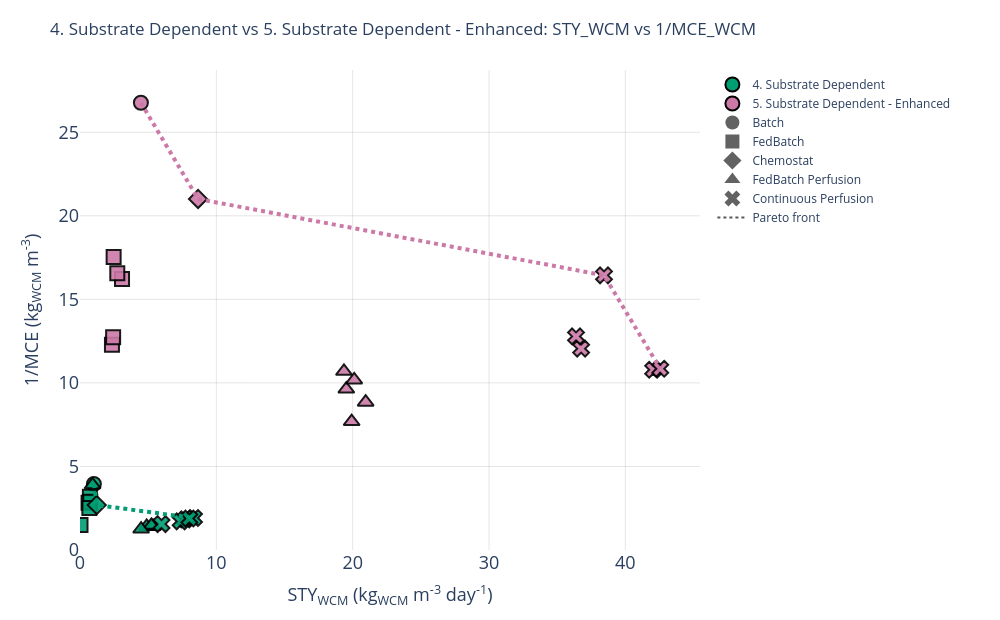

The cell this chart's notebook holds for it:
### Code cell
# STY_WCM vs 1/MCE (WCM) Pareto Front

MCE_CONFIG = {
    "source_column": "medium_conversion_efficiency_m3_kg_WCM",
    "inverse_column": "inverse_medium_conversion_efficiency_kg_m3_WCM",
    "metric_name": "medium conversion efficiency (WCM)",
    "abbreviation": "MCE_WCM",
    "inverse_label": "1/MCE (kg<sub>WCM</sub> m<sup>-3</sup>)",
    "show_meat_benchmarks": SHOW_MEAT_BENCHMARKS,
}
MCE_OUTPUT_PATH = OUTPUT_DIR / f"pareto_{CAMPAIGN_SLUG}_sty_wcm_vs_inverse_medium_conversion_wcm.svg"

fig_mce, fronts_mce = create_conversion_pareto_figure(points_all, **MCE_CONFIG)
fig_mce.show()
export_figure(fig_mce, MCE_OUTPUT_PATH)

### Figure 1 — Plotly figure (JSON) as saved in the notebook; plotly's stock layout.template omitted (floating-point values rounded to 4 significant figures)
{"data": [{"customdata": [["4. Substrate Dependent", "Batch", "batch", 0.2532]], "hovertemplate": "<b>%{customdata[0]}</b><br>Mode: %{customdata[1]}<br>Run: %{customdata[2]}<br>Medium conversion efficiency (wcm): %{customdata[3]:.2f}<br>STY<sub>WCM</sub>: %{x:.2f} kg/m³/day<br>1/MCE_WCM: %{y:.2f}<extra></extra>", "marker": {"color": "#009E73", "line": {"color": "black", "width": 2}, "opacity": 0.9, "size": 14, "symbol": "circle"}, "mode": "markers", "showlegend": false, "type": "scatter", "x": [1.02], "y": [3.949]}, {"customdata": [["4. Substrate Dependent", "FedBatch", "fedbatch_constant", 0.3139], ["4. Substrate Dependent", "FedBatch", "fedbatch_csfr", 0.3531], ["4. Substrate Dependent", "FedBatch", "fedbatch_exponential", 0.3469], ["4. Substrate Dependent", "FedBatch", "fedbatch_gsp", 0.6689], ["4. Substrate Dependent", "FedBatch", "fedbatch_linear", 0.3971]], "hovertemplate": "<b>%{customdata[0]}</b><br>Mode: %{customdata[1]}<br>Run: %{customdata[2]}<br>Medium conversion efficiency (wcm): %{customdata[3]:.2f}<br>STY<sub>WCM</sub>: %{x:.2f} kg/m³/day<br>1/MCE_WCM: %{y:.2f}<extra></extra>", "marker": {"color": "#009E73", "line": {"color": "black", "width": 2}, "opacity": 0.9, "size": 14, "symbol": "square"}, "mode": "markers", "showlegend": false, "type": "scatter", "x": [0.7249, 0.6283, 0.7541, 0.03648, 0.6857], "y": [3.185, 2.832, 2.883, 1.495, 2.518]}, {"customdata": [["4. Substrate Dependent", "Chemostat", "chemostat", 0.3713]], "hovertemplate": "<b>%{customdata[0]}</b><br>Mode: %{customdata[1]}<br>Run: %{customdata[2]}<br>Medium conversion efficiency (wcm): %{customdata[3]:.2f}<br>STY<sub>WCM</sub>: %{x:.2f} kg/m³/day<br>1/MCE_WCM: %{y:.2f}<extra></extra>", "marker": {"color": "#009E73", "line": {"color": "black", "width": 2}, "opacity": 0.9, "size": 14, "symbol": "diamond"}, "mode": "markers", "showlegend": false, "type": "scatter", "x": [1.227], "y": [2.693]}, {"customdata": [["4. Substrate Dependent", "FedBatch Perfusion", "cf_constant", 0.7109], ["4. Substrate Dependent", "FedBatch Perfusion", "cf_cspr", 0.7074], ["4. Substrate Dependent", "FedBatch Perfusion", "cf_gsp", 0.2564], ["4. Substrate Dependent", "FedBatch Perfusion", "cf_tbp", 0.6769], ["4. Substrate Dependent", "FedBatch Perfusion", "cf_tbs", 0.7996]], "hovertemplate": "<b>%{customdata[0]}</b><br>Mode: %{customdata[1]}<br>Run: %{customdata[2]}<br>Medium conversion efficiency (wcm): %{customdata[3]:.2f}<br>STY<sub>WCM</sub>: %{x:.2f} kg/m³/day<br>1/MCE_WCM: %{y:.2f}<extra></extra>", "marker": {"color": "#009E73", "line": {"color": "black", "width": 2}, "opacity": 0.9, "size": 14, "symbol": "triangle-up"}, "mode": "markers", "showlegend": false, "type": "scatter", "x": [4.89, 5.348, 0.9224, 5.235, 4.483], "y": [1.407, 1.414, 3.9, 1.477, 1.251]}, {"customdata": [["4. Substrate Dependent", "Continuous Perfusion", "cp_constant", 0.547], ["4. Substrate Dependent", "Continuous Perfusion", "cp_cspr", 0.5225], ["4. Substrate Dependent", "Continuous Perfusion", "cp_gsp", 0.6441], ["4. Substrate Dependent", "Continuous Perfusion", "cp_tbp", 0.5832], ["4. Substrate Dependent", "Continuous Perfusion", "cp_tbs", 0.5298]], "hovertemplate": "<b>%{customdata[0]}</b><br>Mode: %{customdata[1]}<br>Run: %{customdata[2]}<br>Medium conversion efficiency (wcm): %{customdata[3]:.2f}<br>STY<sub>WCM</sub>: %{x:.2f} kg/m³/day<br>1/MCE_WCM: %{y:.2f}<extra></extra>", "marker": {"color": "#009E73", "line": {"color": "black", "width": 2}, "opacity": 0.9, "size": 14, "symbol": "x"}, "mode": "markers", "showlegend": false, "type": "scatter", "x": [7.722, 8.364, 5.979, 7.381, 8.024], "y": [1.828, 1.914, 1.553, 1.715, 1.887]}, {"hovertemplate": "<b>4. Substrate Dependent Pareto front</b><br>STY<sub>WCM</sub>: %{x:.2f} kg/m³/day<br>1/MCE (kg<sub>WCM</sub> m<sup>-3</sup>): %{y:.2f}<extra></extra>", "line": {"color": "#009E73", "dash": "dot", "width": 4}, "mode": "lines", "showlegend": false, "type": "scatter", "x": [1.02, 1.227, 8.364], "y": [3.949, 2.693, 1.914]}, {"customdata": [["5. Substrate Dependent - Enhanced", "Batch", "batch", 0.03736]], "hovertemplate": "<b>%{customdata[0]}</b><br>Mode: %{customdata[1]}<br>Run: %{customdata[2]}<br>Medium conversion efficiency (wcm): %{customdata[3]:.2f}<br>STY<sub>WCM</sub>: %{x:.2f} kg/m³/day<br>1/MCE_WCM: %{y:.2f}<extra></extra>", "marker": {"color": "#CC79A7", "line": {"color": "black", "width": 2}, "opacity": 0.9, "size": 14, "symbol": "circle"}, "mode": "markers", "showlegend": false, "type": "scatter", "x": [4.468], "y": [26.77]}, {"customdata": [["5. Substrate Dependent - Enhanced", "FedBatch", "fedbatch_constant", 0.08138], ["5. Substrate Dependent - Enhanced", "FedBatch", "fedbatch_csfr", 0.07858], ["5. Substrate Dependent - Enhanced", "FedBatch", "fedbatch_exponential", 0.06167], ["5. Substrate Dependent - Enhanced", "FedBatch", "fedbatch_gsp", 0.0604], ["5. Substrate Dependent - Enhanced", "FedBatch", "fedbatch_linear", 0.05704]], "hovertemplate": "<b>%{customdata[0]}</b><br>Mode: %{customdata[1]}<br>Run: %{customdata[2]}<br>Medium conversion efficiency (wcm): %{customdata[3]:.2f}<br>STY<sub>WCM</sub>: %{x:.2f} kg/m³/day<br>1/MCE_WCM: %{y:.2f}<extra></extra>", "marker": {"color": "#CC79A7", "line": {"color": "black", "width": 2}, "opacity": 0.9, "size": 14, "symbol": "square"}, "mode": "markers", "showlegend": false, "type": "scatter", "x": [2.344, 2.43, 3.082, 2.735, 2.466], "y": [12.29, 12.73, 16.22, 16.56, 17.53]}, {"customdata": [["5. Substrate Dependent - Enhanced", "Chemostat", "chemostat", 0.0476]], "hovertemplate": "<b>%{customdata[0]}</b><br>Mode: %{customdata[1]}<br>Run: %{customdata[2]}<br>Medium conversion efficiency (wcm): %{customdata[3]:.2f}<br>STY<sub>WCM</sub>: %{x:.2f} kg/m³/day<br>1/MCE_WCM: %{y:.2f}<extra></extra>", "marker": {"color": "#CC79A7", "line": {"color": "black", "width": 2}, "opacity": 0.9, "size": 14, "symbol": "diamond"}, "mode": "markers", "showlegend": false, "type": "scatter", "x": [8.659], "y": [21.01]}, {"customdata": [["5. Substrate Dependent - Enhanced", "FedBatch Perfusion", "cf_constant", 0.09351], ["5. Substrate Dependent - Enhanced", "FedBatch Perfusion", "cf_cspr", 0.113], ["5. Substrate Dependent - Enhanced", "FedBatch Perfusion", "cf_gsp", 0.1038], ["5. Substrate Dependent - Enhanced", "FedBatch Perfusion", "cf_tbp", 0.1301], ["5. Substrate Dependent - Enhanced", "FedBatch Perfusion", "cf_tbs", 0.09823]], "hovertemplate": "<b>%{customdata[0]}</b><br>Mode: %{customdata[1]}<br>Run: %{customdata[2]}<br>Medium conversion efficiency (wcm): %{customdata[3]:.2f}<br>STY<sub>WCM</sub>: %{x:.2f} kg/m³/day<br>1/MCE_WCM: %{y:.2f}<extra></extra>", "marker": {"color": "#CC79A7", "line": {"color": "black", "width": 2}, "opacity": 0.9, "size": 14, "symbol": "triangle-up"}, "mode": "markers", "showlegend": false, "type": "scatter", "x": [19.36, 20.95, 19.53, 19.92, 20.11], "y": [10.69, 8.846, 9.633, 7.684, 10.18]}, {"customdata": [["5. Substrate Dependent - Enhanced", "Continuous Perfusion", "cp_constant", 0.06084], ["5. Substrate Dependent - Enhanced", "Continuous Perfusion", "cp_cspr", 0.09269], ["5. Substrate Dependent - Enhanced", "Continuous Perfusion", "cp_gsp", 0.08299], ["5. Substrate Dependent - Enhanced", "Continuous Perfusion", "cp_tbp", 0.09221], ["5. Substrate Dependent - Enhanced", "Continuous Perfusion", "cp_tbs", 0.07823]], "hovertemplate": "<b>%{customdata[0]}</b><br>Mode: %{customdata[1]}<br>Run: %{customdata[2]}<br>Medium conversion efficiency (wcm): %{customdata[3]:.2f}<br>STY<sub>WCM</sub>: %{x:.2f} kg/m³/day<br>1/MCE_WCM: %{y:.2f}<extra></extra>", "marker": {"color": "#CC79A7", "line": {"color": "black", "width": 2}, "opacity": 0.9, "size": 14, "symbol": "x"}, "mode": "markers", "showlegend": false, "type": "scatter", "x": [38.43, 42.04, 36.76, 42.56, 36.38], "y": [16.44, 10.79, 12.05, 10.84, 12.78]}, {"hovertemplate": "<b>5. Substrate Dependent - Enhanced Pareto front</b><br>STY<sub>WCM</sub>: %{x:.2f} kg/m³/day<br>1/MCE (kg<sub>WCM</sub> m<sup>-3</sup>): %{y:.2f}<extra></extra>", "line": {"color": "#CC79A7", "dash": "dot", "width": 4}, "mode": "lines", "showlegend": false, "type": "scatter", "x": [4.468, 8.659, 38.43, 42.56], "y": [26.77, 21.01, 16.44, 10.84]}, {"hoverinfo": "skip", "marker": {"color": "#009E73", "line": {"color": "black", "width": 2}, "size": 14, "symbol": "circle"}, "mode": "markers", "name": "4. Substrate Dependent", "showlegend": true, "type": "scatter", "x": [null], "y": [null]}, {"hoverinfo": "skip", "marker": {"color": "#CC79A7", "line": {"color": "black", "width": 2}, "size": 14, "symbol": "circle"}, "mode": "markers", "name": "5. Substrate Dependent - Enhanced", "showlegend": true, "type": "scatter", "x": [null], "y": [null]}, {"hoverinfo": "skip", "marker": {"color": "rgba(90,90,90,0.95)", "size": 14, "symbol": "circle"}, "mode": "markers", "name": "Batch", "showlegend": true, "type": "scatter", "x": [null], "y": [null]}, {"hoverinfo": "skip", "marker": {"color": "rgba(90,90,90,0.95)", "size": 14, "symbol": "square"}, "mode": "markers", "name": "FedBatch", "showlegend": true, "type": "scatter", "x": [null], "y": [null]}, {"hoverinfo": "skip", "marker": {"color": "rgba(90,90,90,0.95)", "size": 14, "symbol": "diamond"}, "mode": "markers", "name": "Chemostat", "showlegend": true, "type": "scatter", "x": [null], "y": [null]}, {"hoverinfo": "skip", "marker": {"color": "rgba(90,90,90,0.95)", "size": 14, "symbol": "triangle-up"}, "mode": "markers", "name": "FedBatch Perfusion", "showlegend": true, "type": "scatter", "x": [null], "y": [null]}, {"hoverinfo": "skip", "marker": {"color": "rgba(90,90,90,0.95)", "size": 14, "symbol": "x"}, "mode": "markers", "name": "Continuous Perfusion", "showlegend": true, "type": "scatter", "x": [null], "y": [null]}, {"hoverinfo": "skip", "line": {"color": "rgba(80,80,80,0.95)", "dash": "dot", "width": 2}, "mode": "lines", "name": "Pareto front", "showlegend": true, "type": "scatter", "x": [null, null], "y": [null, null]}], "layout": {"height": 620, "legend": {"orientation": "v", "x": 1.02, "xanchor": "left", "y": 1, "yanchor": "top"}, "margin": {"b": 70, "l": 80, "r": 300, "t": 70}, "title": {"text": "4. Substrate Dependent vs 5. Substrate Dependent - Enhanced: STY_WCM vs 1/MCE_WCM"}, "width": 1000, "xaxis": {"gridcolor": "rgba(0,0,0,0.10)", "rangemode": "tozero", "showgrid": true, "tickfont": {"size": 18}, "title": {"font": {"size": 18}, "text": "STY<sub>WCM</sub> (kg<sub>WCM</sub> m<sup>-3</sup> day<sup>-1</sup>)"}, "zeroline": false}, "yaxis": {"gridcolor": "rgba(0,0,0,0.10)", "rangemode": "tozero", "showgrid": true, "tickfont": {"size": 18}, "title": {"font": {"size": 18}, "text": "1/MCE (kg<sub>WCM</sub> m<sup>-3</sup>)"}, "zeroline": false}}}
